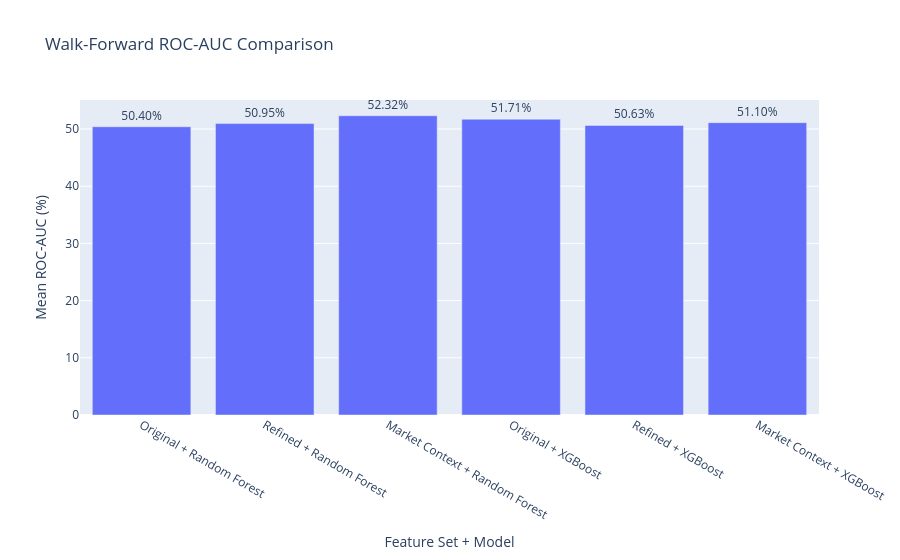

The code cell stored with this chart in its notebook:
### Code cell
walk_plot = walk_forward_results.copy()

walk_plot["ROC_AUC_Percent"] = (
    walk_plot["Mean_ROC_AUC"] * 100
)

walk_plot["Configuration"] = (
    walk_plot["Feature_Set"]
    + " + "
    + walk_plot["Model"]
)

fig = px.bar(
    walk_plot,
    x="Configuration",
    y="ROC_AUC_Percent",
    text="ROC_AUC_Percent",
    title="Walk-Forward ROC-AUC Comparison"
)

fig.update_traces(
    texttemplate="%{text:.2f}%",
    textposition="outside"
)

fig.update_layout(
    xaxis_title="Feature Set + Model",
    yaxis_title="Mean ROC-AUC (%)"
)

fig.show()

### Figure 1 — Plotly figure (JSON) as saved in the notebook; plotly's stock layout.template omitted (floating-point values rounded to 4 significant figures)
{"data": [{"hovertemplate": "Configuration=%{x}<br>ROC_AUC_Percent=%{text}<extra></extra>", "legendgroup": "", "marker": {"color": "#636efa", "pattern": {"shape": ""}}, "name": "", "orientation": "v", "showlegend": false, "text": [50.4, 50.95, 52.32, 51.71, 50.63, 51.1], "textposition": "outside", "texttemplate": "%{text:.2f}%", "type": "bar", "x": ["Original + Random Forest", "Refined + Random Forest", "Market Context + Random Forest", "Original + XGBoost", "Refined + XGBoost", "Market Context + XGBoost"], "xaxis": "x", "y": [50.4, 50.95, 52.32, 51.71, 50.63, 51.1], "yaxis": "y"}], "layout": {"barmode": "relative", "legend": {"tracegroupgap": 0}, "title": {"text": "Walk-Forward ROC-AUC Comparison"}, "xaxis": {"anchor": "y", "domain": [0, 1], "title": {"text": "Feature Set + Model"}}, "yaxis": {"anchor": "x", "domain": [0, 1], "title": {"text": "Mean ROC-AUC (%)"}}}}
